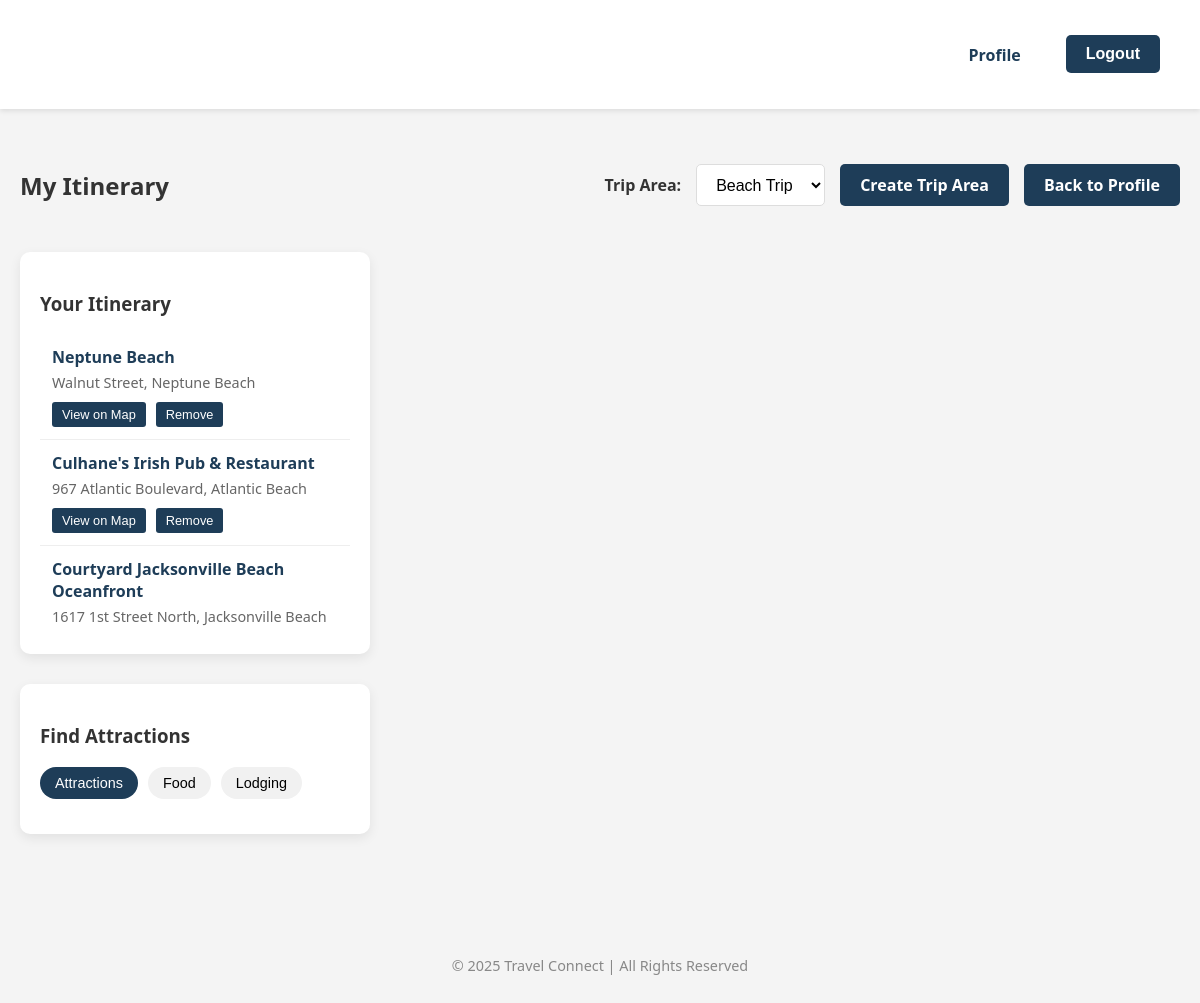
/itineraries/?trip_area=2 (signed in), run on the app's committed database.
### pages/models.py (models this page shows, shortened)
class ItineraryItem(models.Model):
    trip_area = models.ForeignKey(TripArea, on_delete=models.CASCADE, related_name='itinerary_items')
    place_id = models.CharField(max_length=255)
    name = models.CharField(max_length=255)
    address = models.CharField(max_length=255)
    photo_reference = models.CharField(max_length=500, null=True, blank=True)
    types = models.CharField(max_length=255, blank=True)
    latitude = models.FloatField()
    longitude = models.FloatField()
    created_at = models.DateTimeField(auto_now_add=True)
    notes = models.TextField(blank=True)
    order = models.IntegerField(default=0)
    class Meta:
        ordering = ['order', 'created_at']

### pages/views.py (the view)
# urls.py: path('itineraries/', views.itineraries_view, name='itineraries'),
@login_required
def itineraries_view(request):
    api_key = 'AIzaSyCIGrBb--vJ9luPpJjnwUDfp92ER04umMI'
    trip_area_id = request.GET.get('trip_area')
    user_trip_areas = TripArea.objects.filter(user=request.user)
    if trip_area_id:
        selected_trip_area = get_object_or_404(TripArea, id=trip_area_id, user=request.user)
    elif user_trip_areas.exists():
        selected_trip_area = user_trip_areas.first()
    else:
        selected_trip_area = None
    itinerary_items = []
    if selected_trip_area:
        itinerary_items = ItineraryItem.objects.filter(trip_area=selected_trip_area)
    context = {
        'api_key': api_key,
        'trip_areas': user_trip_areas,
        'selected_trip_area': selected_trip_area,
        'itinerary_items': itinerary_items,
    }
    return render(request, 'pages/itineraries.html', context)

### pages/templates/pages/itineraries.html (shortened to what this page needs)
{% extends 'pages/base.html' %}
{% load static %}
{% block content %}
<div class="itinerary-container">
    <div class="itinerary-header">
        <h2>My Itinerary</h2>
        <div class="trip-area-selector">
            <label for="trip-area">Trip Area:</label>
            <select id="trip-area" onchange="location.href='?trip_area=' + this.value">
                {% for area in trip_areas %}
                    <option value="{{ area.id }}" {% if selected_trip_area.id == area.id %}selected{% endif %}>
                        {{ area.name }}
                    </option>
                {% endfor %}
            </select>
            <a href="{% url 'map_ui' %}" class="btn">Create Trip Area</a>
            <a href="{% url 'profile' %}" class="btn">Back to Profile</a>
        </div>
    </div>
    {% if selected_trip_area %}
    <div class="itinerary-content">
        <div class="itinerary-sidebar">
            <div class="itinerary-section">
                <h3>Your Itinerary</h3>
                {% if itinerary_items %}
                <ul id="itinerary-list" class="itinerary-items">
                    {% for item in itinerary_items %}
                    <li id="itinerary-item-{{ item.id }}" data-id="{{ item.id }}" class="itinerary-item">
                        <div class="item-content">
                            <h4>{{ item.name }}</h4>
                            <p>{{ item.address }}</p>
                            <div class="item-actions">
                                <button class="btn-small view-on-map" data-lat="{{ item.latitude }}" data-lng="{{ item.longitude }}">View on Map</button>
                                <button class="btn-small remove-item" data-id="{{ item.id }}">Remove</button>
                            </div>
                        </div>
                    </li>
                    {% endfor %}
                </ul>
                {% else %}
                <p class="empty-message">No attractions added to your itinerary yet. Search below to find attractions.</p>
                {% endif %}
            </div>
            <div class="search-section">
                <h3>Find Attractions</h3>
                <div class="attraction-filters">
                    <button class="filter-btn active" data-type="tourist_attraction">Attractions</button>
                    <button class="filter-btn" data-type="restaurant">Food</button>
                    <button class="filter-btn" data-type="lodging">Lodging</button>
                </div>
            </div>
        </div>
        <div class="itinerary-map-container">
            <div id="itinerary-map" style="height: 600px; width: 100%;"></div>
        </div>
    </div>
    {% else %}
    <div class="no-trip-area">
        <p>You haven't created any trip areas yet. Create one to start planning your itinerary.</p>
        <a href="{% url 'map_ui' %}" class="btn">Create Trip Area</a>
    </div>
    {% endif %}
</div>
{% endblock %}

### pages/static/core/style.css (style rules this page uses)
body { font-family: 'Segoe UI', sans-serif; margin: 0; padding: 0; background-color: #f4f4f4; color: #333; }
a { text-decoration: none; color: #1e3d58; }
.btn { display: inline-block; background-color: #1e3d58; color: white; padding: 10px 20px; border-radius: 5px; margin-top: 15px; font-weight: 600; border: none; cursor: pointer; text-align: center; font-size: 1rem; transition: background-color 0.3s ease, transform 0.2s ease; }
.itinerary-container { max-width: 1200px; margin: 40px auto; padding: 0 20px; }
.itinerary-header { display: flex; justify-content: space-between; align-items: center; margin-bottom: 30px; }
.trip-area-selector { display: flex; align-items: center; flex-wrap: wrap; gap: 15px; }
.trip-area-selector label { margin-bottom: 0; font-weight: 600; }
.trip-area-selector select { padding: 10px 15px; border-radius: 5px; border: 1px solid #ddd; background-color: white; font-size: 1rem; height: 42px; box-sizing: border-box; }
.itinerary-content { display: flex; gap: 30px; }
.itinerary-sidebar { flex: 0 0 350px; display: flex; flex-direction: column; gap: 30px; }
.itinerary-map-container { flex: 1; min-height: 600px; }
.itinerary-section, .search-section { background-color: white; border-radius: 10px; padding: 20px; box-shadow: 0 4px 12px rgba(0,0,0,0.08); }
.itinerary-items, .search-results .results-container { list-style: none; padding: 0; margin: 0; max-height: 300px; overflow-y: auto; }
.itinerary-item, .search-result { padding: 12px; border-bottom: 1px solid #eee; transition: background-color 0.3s; }
.itinerary-item:last-child, .search-result:last-child { border-bottom: none; }
.itinerary-item h4, .search-result h4 { margin: 0 0 5px 0; color: #1e3d58; }
.itinerary-item p, .search-result p { margin: 0 0 10px 0; font-size: 0.9rem; color: #666; }
.item-actions, .search-result-actions { display: flex; gap: 10px; }
.btn-small { font-size: 0.8rem; padding: 5px 10px; background-color: #1e3d58; color: white; border: none; border-radius: 3px; cursor: pointer; transition: background-color 0.3s; }
.attraction-filters { display: flex; gap: 10px; margin-bottom: 15px; }
.filter-btn { padding: 8px 15px; background-color: #f1f1f1; border: none; border-radius: 20px; cursor: pointer; transition: background-color 0.3s, color 0.3s; font-size: 0.9rem; }
.filter-btn.active { background-color: #1e3d58; color: white; }
.trip-area-selector .btn { margin-top: 0; }

### data on the page
ItineraryItem: name "Neptune Beach", address "Walnut Street, Neptune Beach"
ItineraryItem: name "Culhane's Irish Pub & Restaurant", address "967 Atlantic Boulevard, Atlantic Beach"
ItineraryItem: name "Courtyard Jacksonville Beach Oceanfront", address "1617 1st Street North, Jacksonville Beach"

### other printed values
form field value "Beach Trip"
